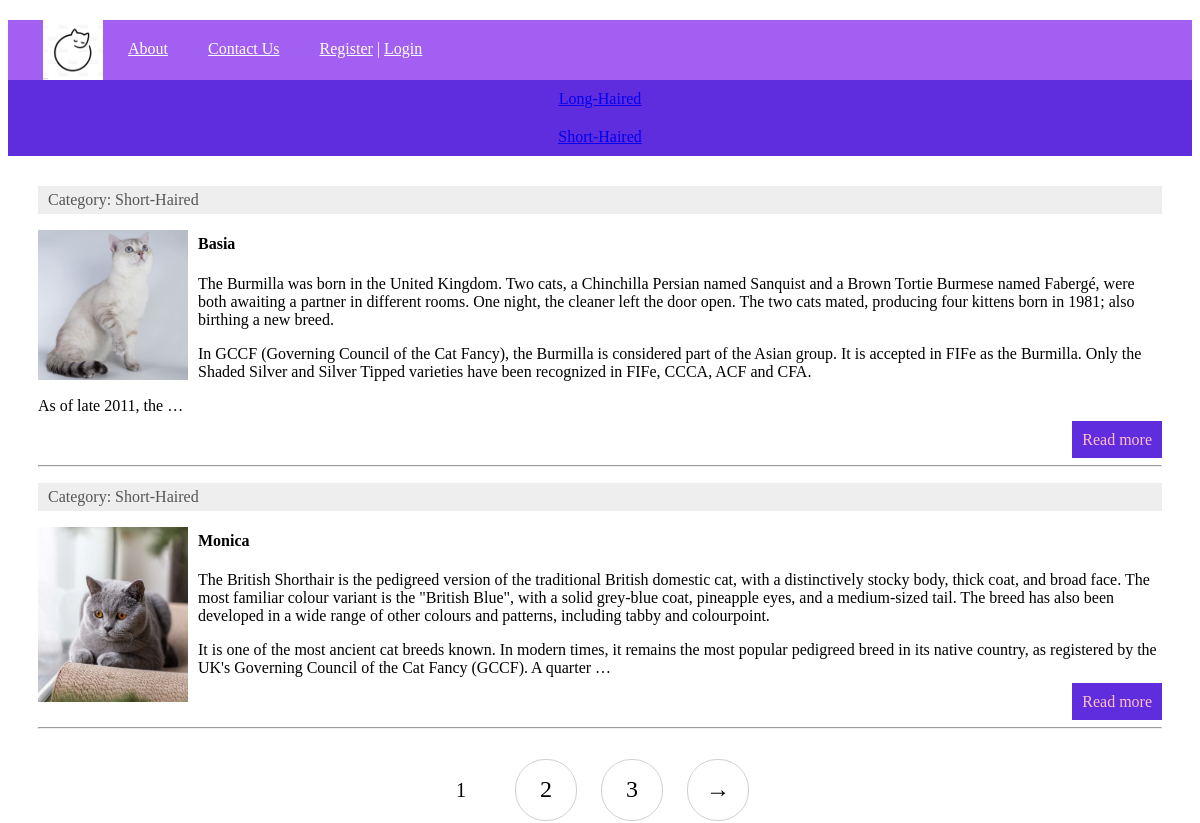
The page / on the database its author committed.
### cats/models.py (models this page shows, shortened)
class Menu(models.Model):
    title = models.CharField(max_length=100, db_index=True, verbose_name='Menu')
    url_name = models.CharField(max_length=100, db_index=True, verbose_name='url_name')
    class Meta:
        verbose_name = 'Menu'
        verbose_name_plural = 'Menu'
        ordering = ['id']

class Category(models.Model):
    name = models.CharField(max_length=100, db_index=True, verbose_name='Category')
    slug = models.SlugField(max_length=255, unique=True, db_index=True, verbose_name='URL')
    def __str__(self):
        return self.name
    def get_absolute_url(self):
        return reverse('category', kwargs={'cat_slug': self.slug})
    class Meta:
        verbose_name = 'Category'
        verbose_name_plural = 'Categories'
        ordering = ['id']

class Cats(models.Model):
    title = models.CharField(max_length=225, verbose_name='Name')
    slug = models.SlugField(max_length=255, unique=True, db_index=True, verbose_name='URL')
    content = models.TextField(blank=True)
    photo = models.ImageField(upload_to="photos")
    time_create = models.DateTimeField(auto_now_add=True)
    time_update = models.DateTimeField(auto_now=True)
    is_published = models.BooleanField(default=True)
    cat = models.ForeignKey('Category', on_delete=models.PROTECT)
    def get_absolute_url(self):
        return reverse('post', kwargs={'post_slug': self.slug})
    class Meta:
        verbose_name = 'Cats'
        verbose_name_plural = 'Our cats'
        ordering = ['-time_create', 'title']

### cats/views.py (the view)
# urls.py: path('', cache_page(10)(CatsHome.as_view()), name='home'),
class CatsHome(DataMixin, ListView):
    model = Cats
    template_name = 'cats/for_view.html'
    context_object_name = 'posts'
    def get_context_data(self, *, object_list=None, **kwargs):
        context = super().get_context_data(**kwargs)
        c_def = self.get_user_context(title="Main page")
        return dict(list(context.items()) + list(c_def.items()))
    def get_queryset(self):
        return Cats.objects.filter(is_published=True).select_related('cat')

### cats/utils.py (called while the page is built)
    def get_user_context(self, **kwargs):
        context = kwargs
        cats = cache.get('cats')
        if not cats:
            cats = Category.objects.all()
            cache.set('cats', cats, 60)
        menu = list(Menu.objects.all())
        user_menu = menu.copy()
        if not self.request.user.is_authenticated:
            user_menu.pop(1)
        context['menu'] = user_menu
        context['cats'] = cats
        if 'cat_selected' not in context:
            context['cat_selected'] = 0
        return context

### cats/templates/cats/for_view.html
{% extends 'cats/base.html' %}
{% load cats_tags %}
{% block content %}
<div class="main-div">
{% for p in posts %}
    <p class="category">Category: {{ p.cat }}</p>
    {% if p.photo %}
    <p><img class="img-article-left thumb" src="{{p.photo.url}}" alt=""></p>
    {% endif %}
    <h4>{{ p.title }}</h4>
    <div>
        <p>{{ p.content|linebreaks|truncatewords:100 }}</p>
        <p class="link-read-post"><a href="{{ p.get_absolute_url }}">Read more</a></p>
        <hr>
    </div>
    {% endfor %}
</div>
{% endblock %}

### cats/templates/cats/base.html (shortened to what this page needs)
{% load static %}
<!DOCTYPE html>
<html lang="en">
<head>
    <link type="text/css" href="{% static 'cats/css/styles.css' %}" rel="stylesheet" />
</head>
<body>
{% block mainmenu %}
<div class="header">
    <div id="mainmenu" class="mainmenu">
                <a href="{% url 'home' %}"><div class="logo"></div></a>
{% for m in menu %}
       <div class="menu-items">
            <a href="{% url m.url_name %}">{{m.title}}</a>
       </div>
{% endfor %}
        {% if request.user.is_authenticated %}
        <div class="menu-items">
            <a href="#"> {{ user.username }} </a> | <a href="{% url 'logout' %}">Logout</a>
        </div>
        {% else %}
        <div class="menu-items">
          <a href="{% url 'register' %}">Register</a> | <a href="{% url 'login' %}">Login</a>
        </div>
        {% endif %}
    </div>
</div>
    {% endblock mainmenu %}
<div>
    {% for c in cats %}
        {% if c.pk == cat_selected %}
            <div class="box selected">{{c.name}}</div>
        {% else %}
    <div class="box">
            <a href="{{c.get_absolute_url }}">{{c.name}}</a>
        </div>
        {% endif %}
    {% endfor %}
</div>
    {% block content %}
    {% endblock %}
{% include 'paginator/paginator.html'%}
</body>
</html>

### cats/templates/paginator/paginator.html (shortened to what this page needs)
{% if page_obj.has_other_pages %}
<nav class="list-pages">
    <ul>
        {% for p in paginator.page_range %}
        {% if page_obj.number == p %}
                <li class="page-num page-num-selected">{{ p }}</li>
        {% elif p >= page_obj.number|add:-2 and p <= page_obj.number|add:2 %}
        <li class="page-num">
            <a href="?page={{ p }}">{{ p }}</a>
        </li>
        {% endif %}
        {% endfor %}
    {% if page_obj.has_next %}
        <li class="page-num">
            <a href="?page={{ page_obj.next_page_number }}">&rightarrow;</a>
        </li>
    {% endif %}
    </ul>
</nav>
{% endif %}

### cats/static/cats/css/styles.css (style rules this page uses)
html, body { font-family: 'Georgia'; height: 100%; }
.main-div { margin: 30px; }
.header { background: #a35ef2; height: 60px; }
.logo { background: url('../images/logocat.jpg') no-repeat 15px; background-size: contain; width: 70px; height: 60px; padding-right: 10px; }
.mainmenu { display: flex; color: white; margin: 20px; }
.menu-items { margin: 20px; }
.menu-items a { color: white; }
p.link-read-post { text-align: right; }
p.link-read-post a { padding: 10px; min-width: 100px; background: #5f2cde; color: pink; text-decoration: none; }
.box { background: #5f2cde; display: grid; padding: 10px; justify-content: center; color: pink; }
.category { background: #eee; padding: 5px 10px 5px 10px; box-sizing: border-box; overflow: hidden; color: #555; }
img { max-width: 600px; height: auto; }
img.img-article-left { max-width: 300px; height: auto; float: left; padding: 0 10px 10px 0; }
img.img-article-left.thumb { max-width: 150px; height: auto; }
.list-pages { text-align: center; margin: 0 0 20px 0; }
.list-pages ul { margin: 20px 0 0 0; padding: 0; list-style: none; }
.list-pages ul li { display: inline-block; margin: 0 20px 0 0; }
.list-pages a { color: #000; font-size: 24px; text-decoration: none; }
.list-pages .page-num, .page-num-selected { display: inline-block; width: 60px; height: 44px; padding: 16px 0 0 0; border: 1px solid #d0d0d0; border-radius: 30px; }
.list-pages .page-num-selected { border: none; color: #000; font-size: 20px; }

### rows shown on the page
Menu: title "About"
Menu: title "Contact Us"
Category: name "Long-Haired"
Category: name "Short-Haired"
Cats: cat "Short-Haired", photo (picture), title "Basia", content "The Burmilla was born in the United Kingdom. Two cats, a Chinchilla Persian named Sanquist and a Brown Tortie Burmese named Fabergé, were both awaiting a partner in different rooms. One night, the cleaner left the door open. The two cats mated, producing four kittens born in 1981; also birthing a new breed. In GCCF (Governing Council of the Cat Fancy), the Burmilla is considered part of the Asian group. It is accepted in FIFe as the Burmilla. Only the Shaded Silver and Silver Tipped varieties have been recognized in FIFe, CCCA, ACF and CFA. As of late 2011, the …"
Cats: cat "Short-Haired", photo (picture), title "Monica", content "The British Shorthair is the pedigreed version of the traditional British domestic cat, with a distinctively stocky body, thick coat, and broad face. The most familiar colour variant is the \"British Blue\", with a solid grey-blue coat, pineapple eyes, and a medium-sized tail. The breed has also been developed in a wide range of other colours and patterns, including tabby and colourpoint. It is one of the most ancient cat breeds known. In modern times, it remains the most popular pedigreed breed in its native country, as registered by the UK's Governing Council of the Cat Fancy (GCCF). A quarter …"

### other values the page prints
{{ p }} "1"
{{ p }} "2" "3"
